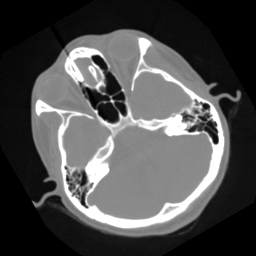
#> input picture brain-2.jpg, 256 x 256 px
$ jupyter execute --allow-errors DiffCryptoAnl.ipynb
#> lines starting #> are read from the running program, lines starting #| are printed output that depends on the picture; long printed decimals are rounded
### Algorithm.py
import numpy as np

# [93 lines left out: functions VC, VD, Arnold, key_expansion, ciphering_block, deciphering_block, not called in this run]


def s(k1, k2, k3, k4):
    k = np.vstack([k1, k2, k3, k4]).T
    return np.dot(k,k.T)

# [26 lines left out: functions key_update, key_update_hk, not called in this run]

def permute_rows(img, S, n):
    """
    img[n x n]: картинка
    S[n]: блок для перестановки элементов в строках картинки
    n: размерность
    """
    img_pi = np.zeros((n, n), dtype=np.uint8)

    for i in range(n):
        arr = []
        for j in range(n):
            arr.append([S[j], img[i][j]])

        for j in range(n - 1, 0, -1):
            for k in range(0, j):
                if arr[k][0] > arr[k + 1][0]:
                    arr[k], arr[k + 1] = arr[k + 1], arr[k]

        for j in range(n):
            img_pi[i][j] = arr[j][1]

    return img_pi


def permute_columns(img, S, n):
    """
    img[n x n]: картинка
    S[n]: блок для перестановки элементов в строках картинки
    n: размерность
    """
    img_spi = np.zeros((n, n), dtype=np.uint8)

    for i in range(n):
        arr = []
        for j in range(n):
            arr.append([S[j], img[j][i]])

        for j in range(n - 1, 0, -1):
            for k in range(0, j):
                if arr[k][0] > arr[k + 1][0]:
                    arr[k], arr[k + 1] = arr[k + 1], arr[k]

        for j in range(n):
            img_spi[j][i] = arr[j][1]

    return img_spi


# [46 lines left out: functions repermute_rows, repermute_columns, not called in this run]

### DiffCryptoAnl.ipynb
[cell 1]
import numpy as np
import cv2
from PIL import Image
import random
import timeit

from Algorithm import permute_rows, repermute_columns, repermute_rows, permute_columns, key_expansion, ciphering_block, key_update, deciphering_block, s, Arnold
#> (the rest of this cell did not finish here and is left out)

[cell 2]
def timer(function):
    def new_function(*args, **kwargs):
        start_time = timeit.default_timer()
        function(*args, **kwargs)
        elapsed = timeit.default_timer() - start_time
        print('Function "{name}" took {time} seconds to complete.'.format(name=function.__name__, time=elapsed))
    return new_function

[cell 3]
@timer
def algo_confusion(arr, n):
    # constants
    r = 3.73421
    sum = 0
    for i in range(len(arr)):
        for j in range(len(arr)):
            sum = sum + arr[i,j]
    key = sum / n**2
    lkey = key - int(key)

    S_a = np.zeros(n, dtype=float)
    S_b = np.zeros(n, dtype=float)

    S_a[0] = lkey
    S_b[0] = 1 - lkey

    for i in range(1, n):
        S_a[i] =  r*S_a[i-1]*(1 - S_a[i-1])
        S_b[i] =  r*S_b[i-1]*(1 - S_b[i-1])

    S_1n = np.concatenate((S_a[0:n//2], S_b[n//2:n]))
    S_2n = np.concatenate((S_b[0:n//2], S_a[n//2:n]))
    S_3n = np.concatenate((S_a[0:n//2], S_b[0:n//2]))
    S_4n = np.concatenate((S_b[n//2:n], S_a[n//2:n]))

    img_pi = permute_rows(arr, S_1n, n)
    img_pi = permute_rows(img_pi, S_2n, n)
    img_pi = permute_rows(img_pi, S_3n, n)
    img_pi = permute_rows(img_pi, S_4n, n)

    img_spi = permute_columns(img_pi, S_1n, n)
    img_spi = permute_columns(img_spi, S_2n, n)
    img_spi = permute_columns(img_spi, S_3n, n)
    img_spi = permute_columns(img_spi, S_4n, n)


    # step 4
    img_fpi = permute_rows(img_spi, S_a, n)
    img_fpi = permute_columns(img_fpi, S_b, n)


    # step 5
    L_1 = np.zeros((n**2)//2, dtype=float)
    L_2 = np.zeros((n**2)//2, dtype=float)
    LN_1 = np.zeros((n**2)//2, dtype=int)
    LN_2 = np.zeros((n**2)//2, dtype=int)

    L_1[0] = (1 - lkey)/3
    L_2[0] = (1 - lkey)/4

    for i in range(1, (n**2)//2):
        L_1[i] =  r*L_1[i-1]*(1 - L_1[i-1])
        L_2[i] =  r*L_2[i-1]*(1 - L_2[i-1])

    for i in range((n**2)//2):
        LN_1[i] = (L_1[i] * (10**14)) % 256
        LN_2[i] = (L_2[i] * (10**14)) % 256

    # step 6
    img_fpi_str = img_fpi.flatten()

    C = np.zeros(n**2, dtype=np.uint8)
    C[0] = LN_1[0] ^ LN_2[0] ^ img_fpi_str[0]
    C[1] = LN_2[0] ^ C[0] ^ img_fpi_str[1]

    for j in range(1, (n**2)//2):
        C[2*j] = LN_1[j] ^ C[2*j - 1] ^ img_fpi_str[2*j]
        C[2*j + 1] = LN_2[j] ^ C[2*j] ^ img_fpi_str[2*j + 1]
    arr = np.reshape(C, (-1, n))
    return arr

[cell 4]
@timer
def algo_arnold(img):
    k1 = [1,32,3,234,15,156,7,8,9,40,1,2,3,43,5,64]
    k2 = [1,2,35,54,55,26,73,8,9,50,21,2,3,45,5,65]
    k3 = [1,27,3,24,25,6,7,8,9,0,13,2,23,4,5,64]
    k4 = [143,25,33,4,5,6,73,8,39,0,1,2,3,4,5,6]

    imgb = blockshaped(img, 16, 16)
    Nb = len(imgb)
    imgb_c = [0] * Nb
    imgb_d = [0] * Nb

    key_B = key_expansion(k1, k2, k3, k4)

    for i in range(Nb):
        B = imgb[i]
        B_C = ciphering_block(B, key_B, 8)
        imgb_c[i] = B_C
        key_B = key_update(key_B, B_C, B, k1, k2, k3, k4, 8)

    k = int(len(img[0]) / 16)

    img_enc = From_blocks_to_arr_image(imgb_c,Nb,k)
    return img_enc

[cell 5]
time_img = cv2.imread('brain-2.jpg', 0)
#> time_img is the input picture: shape (256, 256); min 0, max 255, mean 77.4

#> (the rest of this cell did not finish here and is left out)

[cell 6]
'''
def generateSquareArrayOf256El():
    value_range = [ i for i in range(256)]
    arr1 = np.random.choice(value_range, (16,16))
    return arr1

def generatePairArray(diff, arr1):
    arr2 = np.bitwise_xor(diff, arr1)
    return arr2


    ==============================================================

diff_plain = generateSquareArrayOf256El()
n_pairs = 2
diff_cipher = []

for i in range(n_pairs):
    arr1 = generateSquareArrayOf256El()
    arr2 = generatePairArray(diff_plain, arr1)

    arr1_enc = algo(arr1)
    arr2_enc = algo(arr2)

    diff_cipher.append(np.bitwise_xor(arr1_enc, arr2_enc))

print(diff_cipher)
'''

[cell 7]
def NPCR_UACI_val(img_path, algo_type):
#> called with img_path = 'station.jpg', algo_type = 'Arnold_Vigenere'
    img_1 = cv2.imread(img_path, 0)
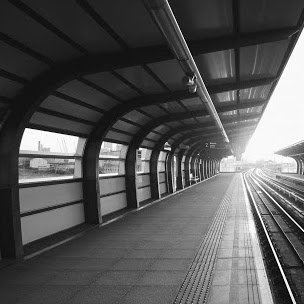
#> input picture station.jpg, 304 x 304 px
#> img_1 is the input picture: shape (304, 304); min 0, max 255, mean 86.2
    shape = img_1.shape
#> shape = (304, 304)
    NPCR_res_arr = []
    UACI_res_arr = []
    algo_types = ['Arnold_Vigenere', 'Confusion_Technique']

    if algo_type not in algo_types:
        raise ValueError("Invalid algo type. Expected one of: %s" % algo_types)

    for pix_i in range(shape[0]):
        for pix_j in range(shape[1]):

            img_2 = img_1.copy()
            img_2[pix_i][pix_j] = 255 - img_1[pix_i][pix_j]

            if algo_type == 'Arnold_Vigenere':
                img_enc_1 = algo_arnold(img_1)
                img_enc_2 = algo_arnold(img_2)
            else:
                img_enc_1 = algo_confusion(img_1, shape[0])
                img_enc_2 = algo_confusion(img_2, shape[0])

            NPCR_res_arr.append(NPCR(img_enc_1,img_enc_2))
            UACI_res_arr.append(UACI(img_enc_1,img_enc_2, 8))
#> after the loop, NPCR_res_arr = []; UACI_res_arr = []

    return [sum(NPCR_res_arr)/len(NPCR_res_arr), sum(UACI_res_arr)/len(UACI_res_arr)]

#> (a cell that did not finish here is left out)

[cell 9]
img = cv2.imread('station.jpg', 0)
img_e_1 = algo_confusion(img,304)
#> after the loop in algo_confusion, `for i in range(len(arr)):`: sum = 7969048
#> in algo_confusion, `key = sum / n**2`: key = 86.23
#> in algo_confusion, `lkey = key - int(key)`: lkey = 0.23
#> call 2 of permute_rows, with S = array of shape (304,), n = 304
#> after the loop in permute_rows (call 2), `for i in range(n):`:
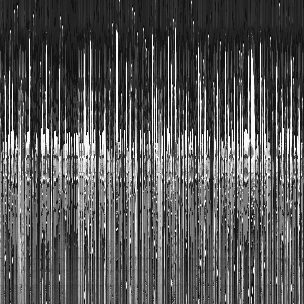
#> img_pi: shape (304, 304); min 0, max 255, mean 86.2
#> call 3 of permute_rows, with S = array of shape (304,), n = 304
#> after the loop in permute_rows (call 3), `for i in range(n):`:
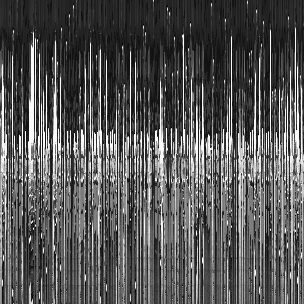
#> img_pi: shape (304, 304); min 0, max 255, mean 86.2
#> call 4 of permute_rows, with S = array of shape (304,), n = 304
#> after the loop in permute_rows (call 4), `for i in range(n):`:
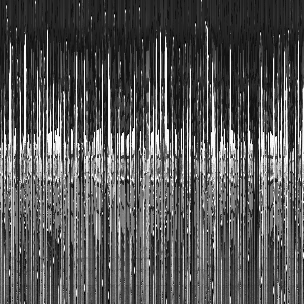
#> img_pi: shape (304, 304); min 0, max 255, mean 86.2
#> call 2 of permute_columns, with S = array of shape (304,), n = 304
#> after the loop in permute_columns (call 2), `for i in range(n):`:
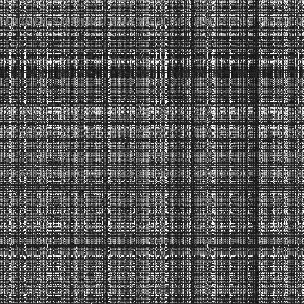
#> img_spi: shape (304, 304); min 0, max 255, mean 86.2
#> call 3 of permute_columns, with S = array of shape (304,), n = 304
#> after the loop in permute_columns (call 3), `for i in range(n):`:
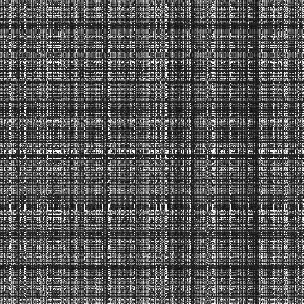
#> img_spi: shape (304, 304); min 0, max 255, mean 86.2
#> call 4 of permute_columns, with S = array of shape (304,), n = 304
#> after the loop in permute_columns (call 4), `for i in range(n):`:
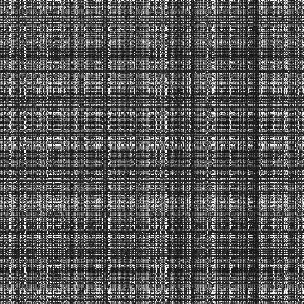
#> img_spi: shape (304, 304); min 0, max 255, mean 86.2
#> after the loop in permute_rows (call 5), `for i in range(n):`:
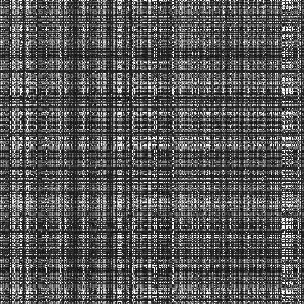
#> img_pi: shape (304, 304); min 0, max 255, mean 86.2
#> after the loop in permute_columns (call 5), `for i in range(n):`:
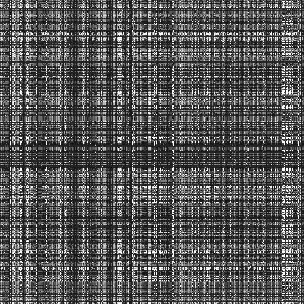
#> img_spi: shape (304, 304); min 0, max 255, mean 86.2
#> in algo_confusion, `arr = np.reshape(C, (-1, n))`:
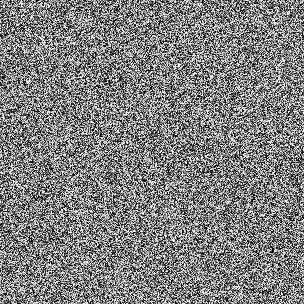
#> arr: shape (304, 304); min 0, max 255, mean 127.7
#| Function "algo_confusion" took 7.991 seconds to complete.
